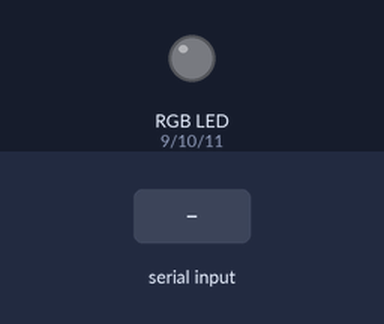
A sketch run on a simulated Arduino Uno, built with avr-gcc and run on an emulated ATmega328P. On the bench: an RGB LED mixed from three pins (HIGH = lit). Inputs (shaded band) come from the test bench.

Above: at 1.2 s.
1.3 s: "90,45\n" received over Serial
At 2.5 s:
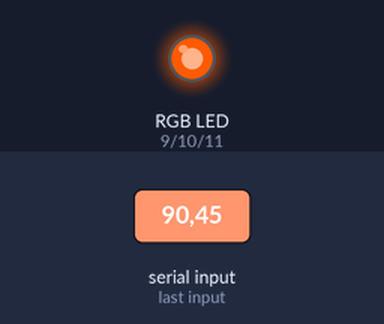
2.8 s: "30,150\n" received over Serial
At 3.8 s:
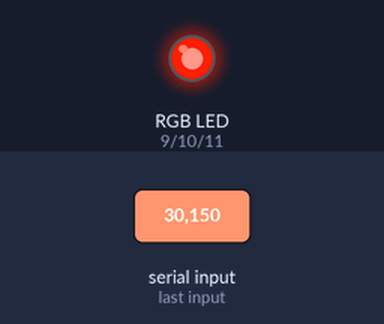
4.3 s: "200\n" received over Serial
At 4.8 s:
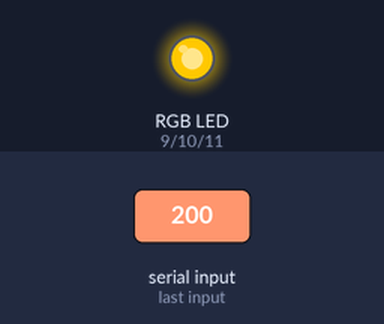
5.8 s: "90\n" received over Serial
At 7.1 s:
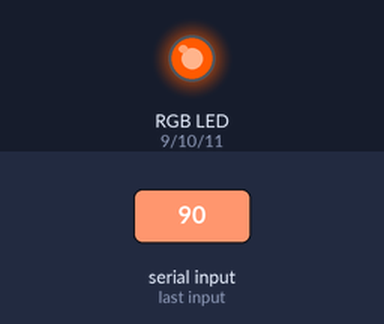
Timing chart, 0 to 8.3 s (numbered marks = the images above; inputs shaded):
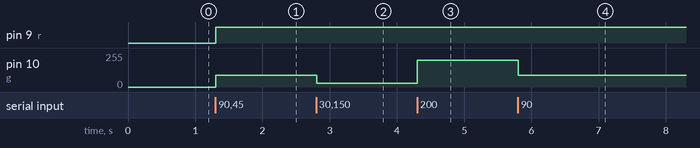

Measured:
- after the input at 1.3 s, pin 9 (r): LOW → HIGH at once; pin 10 (g): 0/255 → 90/255 at once
- after the input at 2.8 s, pin 10 (g): 90/255 → 30/255 at once
- after the input at 4.3 s, pin 10 (g): 30/255 → 200/255 at once
- after the input at 5.8 s, pin 10 (g): 200/255 → 90/255 at once

The sketch:

arduino_ledrgb_c_def.ino
```cpp
//https://blog.baudaeletronica.com.br/controlando-led-rgb-com-resistor/
# define r 9
# define b 11
# define g 10

void setup()
{
  Serial.begin(9600);
  for(int u = 9; u < 12; u++)
  {
    pinMode(u, OUTPUT);
  }
}

int max = 255;
int sv = 0;

void loop()
{
  if (Serial.available())
  {
    String txt = Serial.readStringUntil('\n');
    sv = txt.toInt();
    Led();
  }
}

void Led()
{
  if(sv >= 0 && sv < 255)
  {
     analogWrite(r, 255);
     analogWrite(g, sv);
     analogWrite(b, 0);
  }
  if(sv >= 255 && sv < 510)
  {
     analogWrite(r, 255 - sv / 2);
     analogWrite(g, 255);
     analogWrite(b, 0);
  }
  if(sv >= 510 && sv < 765)
  {
     analogWrite(r, 0);
     analogWrite(g, 255);
     analogWrite(b, sv / 3);
  }
  if(sv >= 765 && sv < 1020)
  {
     analogWrite(r, 0);
     analogWrite(g, 255 - sv / 4);
     analogWrite(b, 255);
  }
  if(sv >= 1020 && sv < 1275)
  {
     analogWrite(r, sv / 5);
     analogWrite(g, 0);
     analogWrite(b, 255);
  }
}
```
